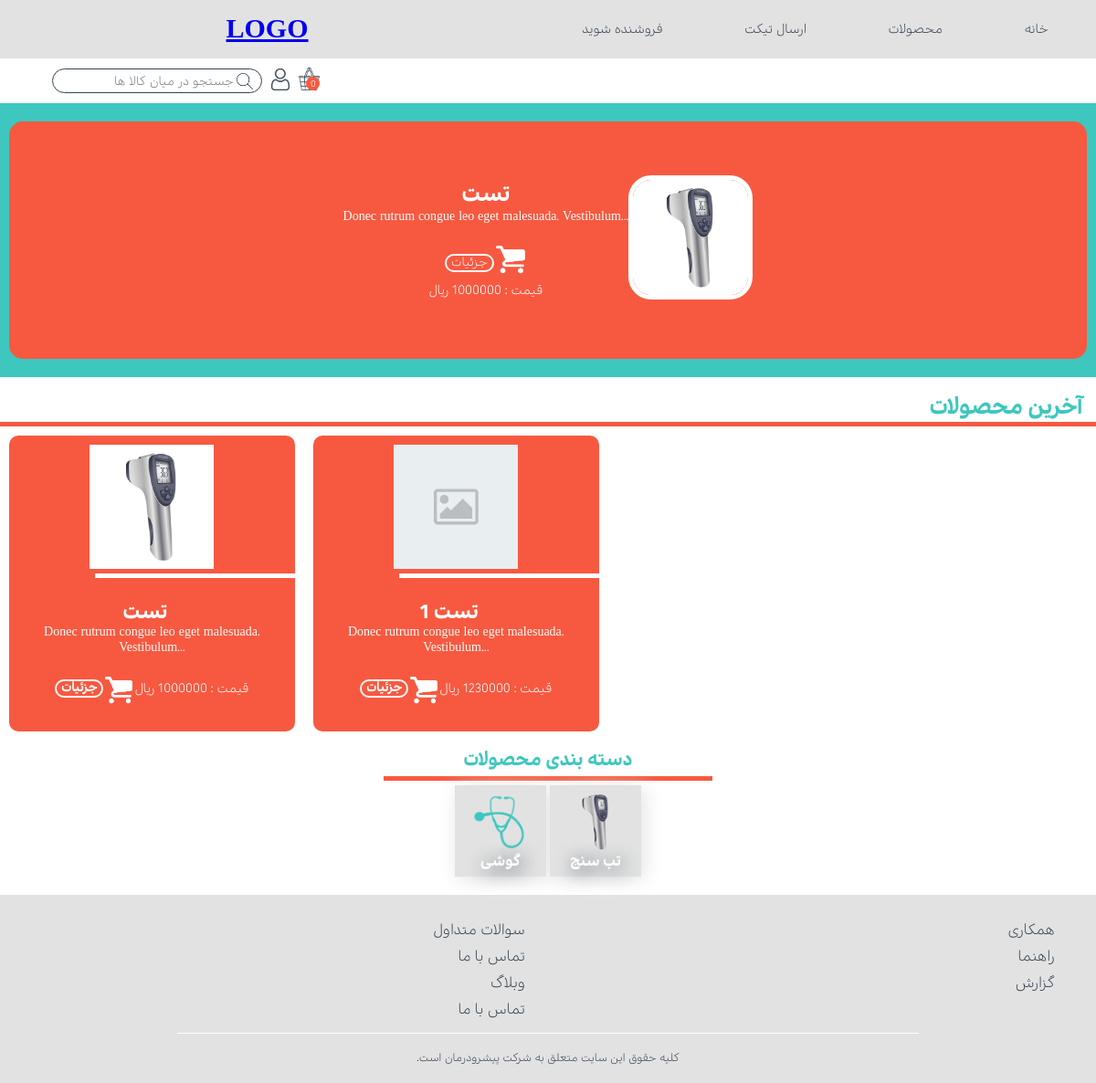
The page / on the database its author committed.
### home/models.py (models this page shows, shortened)
class Product(models.Model):
    persian_name = models.CharField(max_length=150)
    english_name = models.CharField(max_length = 150)
    detail = models.TextField()
    category = models.ForeignKey('products_category',on_delete=models.CASCADE,related_name='+',)
    reccomend = models.BooleanField(default=False)
    price = models.PositiveIntegerField(default=0)
    backgroundcolor = models.CharField(max_length=6 , default='F75940')
    image = models.ImageField(default='products/default.png', upload_to='products', max_length=300)
    image_alt=models.CharField(default="image" ,max_length=50)
    date = models.DateTimeField(auto_now_add=False,auto_now = True)
    slug = models.SlugField(default='test')
    def snippet(self):
        return self.detail[:50]+"..."
    def cltohex(self):
        return "#" + self.backgroundcolor

class products_category(models.Model):
    title = models.CharField(max_length = 100)
    image = models.ImageField(default='categoty/default.png', upload_to='category', max_length=300)

### home/views.py (the view)
# urls.py: path('',views.homepage,name='homeurl'),
def homepage(request):
    products = models.Product.objects.all().order_by('-date')
    category = models.products_category.objects.all()
    last_products = models.Product.objects.all().order_by('-date')[:5]
    x = 'aaa'
    if request.user.is_authenticated:
        try:
            cart = Cart.objects.get(id = request.user.id)
        except Cart.DoesNotExist:
            new_cart = Cart(id = request.user.id)
            new_cart.save()
        cart = Cart.objects.get(id = request.user.id)
        cart_items = cart.products.all()
        print(cart_items)
        args = {'products':products,'x':x ,'lastProduct':last_products, 'category':category,'cartitems':cart_items}
    else:
        args = {'products':products,'x':x ,'lastProduct':last_products, 'category':category}
    return render(request,'home/homepage.html',args)

### home/context_processors.py (called while the page is built)
def carttotal(request):
    if request.user.is_authenticated:
        try:
            cart = Cart.objects.get(id = request.user.id)
            context = {'items_total': cart.products.all().count()}
        except:
            context = {}
    else:
        context = {}
    return context

### home/templates/home/homepage.html (shortened to what this page needs)
{%extends "base.html"%} {%load static%} {%block title%}home{%endblock%} {% block links %} {%endblock%} {%block content%}
<div class="homecontainer">
    <div class="headslider">
        {% for product in products %} {% if product.reccomend %}
        <div class="slide" style="background-color: {{product.cltohex}};">
            <div class="items">
                <div class="itemsdetail">
                    <h1>
                        {{product.persian_name}}
                    </h1>
                    <p>{{product.snippet}}</p>
                    <div class="buttons">
                        <a href="{% url 'home:product_detail' product.slug %}"> <button class="detail">جزئیات</button> </a>
                        {% if user.is_authenticated %}
                        {% if product in cartitems %}
                        <a href="{% url 'home:remove_cart' product.slug %}"><img src="{% static 'home/icons/remove.png' %}" alt="" class="addtobasket"></a>
                        {%else%}
                        <a href="{% url 'home:add_cart' product.slug %}"><img src="{% static 'home/icons/addtobasket.png' %}" alt="" class="addtobasket"></a>
                        {%endif%}
                        {% else %}
                        <a href="{% url 'accounts:login'%}"><img src="{% static 'home/icons/addtobasket.png' %}" alt="" class="addtobasket"></a>
                        {% endif %}
                    </div>
                    <p class="price">قیمت : {{product.price|stringformat:"i"}} ریال</p>
                </div>
                <div class="itemimg">
                    <img src="media/{{MEDIA_URL}}{{product.image}}" alt="{{lp.image_lt}}">
                </div>
            </div>
        </div>
        {% endif %} {% endfor %}
    </div>
    <div class="last-products">
        <h1>آخرین محصولات</h1>
        <div class="line">
        </div>
        <div class="products">
            {% for product in lastProduct %}
            <div class="product">
                <img src="{{product.image.url}}" alt="{{product.image_lt}}">
                <div class="line"></div>
                <h1>{{product.persian_name}}</h1>
                <p>{{product.snippet}}</p>
                <div class="btns">
                    <a href="{% url 'home:product_detail' product.slug %}"> <button class="detail">جزئیات</button> </a>
                         {% if user.is_authenticated %}
                        {% if product in cartitems %}
                        <a href="{% url 'home:remove_cart' product.slug %}"><img src="{% static 'home/icons/remove.png' %}" alt="" class="addtobasket"></a>
                        {%else%}
                        <a href="{% url 'home:add_cart' product.slug %}"><img src="{% static 'home/icons/addtobasket.png' %}" alt="" class="addtobasket"></a>
                        {%endif%}
                        {% else %}
                        <a href="{% url 'accounts:login'%}"><img src="{% static 'home/icons/addtobasket.png' %}" alt="" class="addtobasket"></a>
                        {% endif %}
                        <p class="price">قیمت : {{product.price|stringformat:"i"}} ریال</p>
                </div>
            </div>
            {% endfor %}
        </div>
    </div>
    <div class="category">
        <h1>دسته بندی محصولات</h1>
        <div class="line"></div>
        <div class="cat">
            {% for cat in category %}
            <div class="cat_item">
                <img src="media/{{MEDIA_URL}}{{cat.image}}" alt="">
                <h3>{{cat.title}}</h3>
            </div>
            {% endfor %}
        </div>
    </div>
</div>
{%endblock content%}

### home/templates/base.html (shortened to what this page needs)
{%load static%} {{block.super}}
<!DOCTYPE html>
<html lang="en">
<head>
    <link rel="stylesheet" href="{% static 'home/CSS/base/style.css' %}" type="text/css">
    <link rel="stylesheet" href="{% static 'home/CSS/fonts.css' %}" type="text/css"> {% block links %}{%endblock%}
</head>
<body>
    <nav>
        <div class="logo">
            <a href="{%url 'home:homeurl'%}">
                <h4>LOGO</h4>
            </a>
        </div>
        <ul class="nav-links">
            <li><a href="{% url 'home:homeurl' %}">خانه</a></li>
            <li><a href="#">محصولات</a></li>
            <li><a href="#">ارسال تیکت</a></li>
            <li><a href="#">فروشنده شوید</a></li>
        </ul>
    </nav>
    <div class="container">
        <div class="underheader">
            <div class="searchox">
                <form action="#">
                    <input type="text" placeholder="جستجو در میان کالا ها">
                </form>
                <img class="searchic" src="{% static 'home/icons/search.png' %}" alt="search icon">
            </div>
            {% if user.is_authenticated %}
            <a href="{%url 'accounts:profile'%}"><img src="{% static 'home/icons/user.png' %}" alt="user icon" class="useric"></a>
            {% else %}
            <a href="{% url 'accounts:login' %}"><img src="{% static 'home/icons/user.png' %}" alt="user icon" class="useric"></a>
            {% endif %}
            <a href="{% url 'home:cart' %}"><img src="{% static 'home/icons/basket.png' %}" alt="basket icon" class="basketic"></a>
            <div class="bascket_total">
                {% if items_total == None %}
                <p>0</p>
                {% else %}
                <p>{{ items_total }}</p>
                {% endif %}
            </div>
        </div>
    </div>
    {%block content%}{%endblock content%}
    <div class="footer">
        <ul class="footer_links">
            <li><a href="">سوالات متداول</a></li>
            <li><a href="">همکاری</a></li>
            <li><a href="">تماس با ما</a></li>
            <li><a href="">راهنما</a></li>
            <li><a href="">وبلاگ</a></li>
            <li><a href="">گزارش</a></li>
            <li><a href="">تماس با ما</a></li>
        </ul>
        <div class="copyright">
            <div class="line"></div>
            <p>
                کلیه حقوق این سایت متعلق به شرکت پیشرودرمان است.
            </p>
        </div>
    </div>
</body>
</html>

### rows shown on the page
Product: persian_name "تست", snippet "Donec rutrum congue leo eget malesuada. Vestibulum...", reccomend True (drawn), price "1000000", image (picture)
Product: image (placeholder picture), persian_name "تست 1", snippet "Donec rutrum congue leo eget malesuada. Vestibulum...", price "1230000"
products_category: image (picture), title "گوشی"
products_category: image (picture), title "تب سنج"
